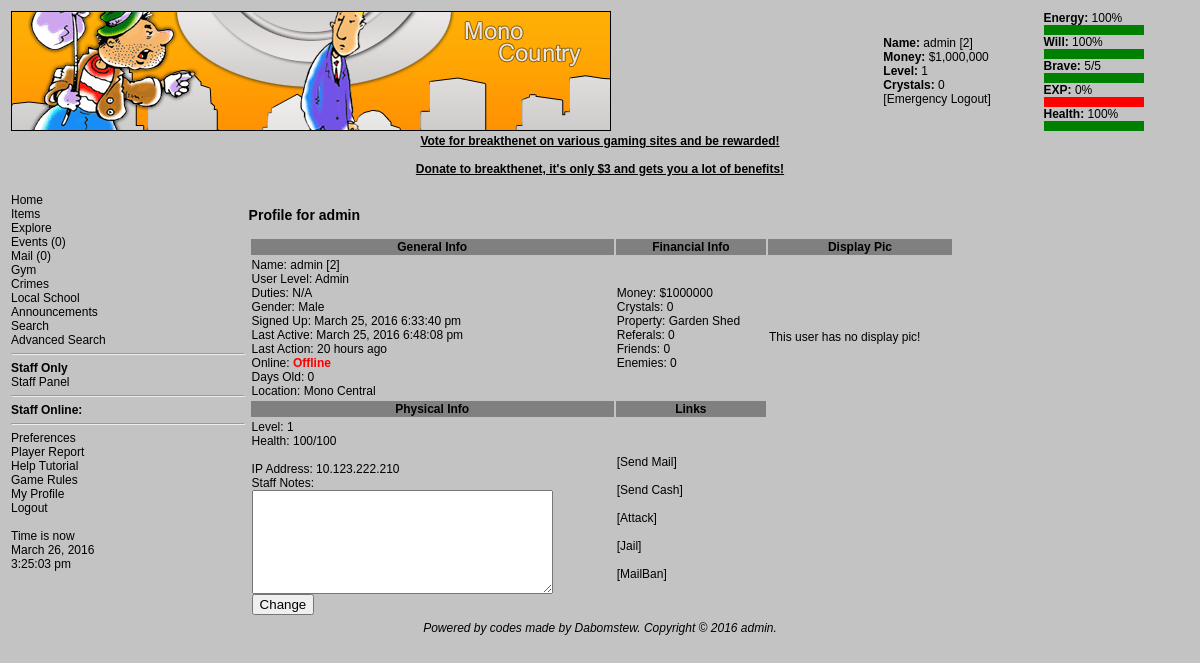
Page /viewuser.php?u=2 (signed in) on the committed database.
### tables this page shows
CREATE TABLE `users` (
  `userid` int(11) NOT NULL AUTO_INCREMENT,
  `username` varchar(255) NOT NULL DEFAULT '',
  `userpass` varchar(255) NOT NULL DEFAULT '',
  `level` int(11) NOT NULL DEFAULT '0',
  `exp` decimal(11,4) NOT NULL DEFAULT '0.0000',
  `money` int(11) NOT NULL DEFAULT '0',
  `crystals` int(11) NOT NULL DEFAULT '0',
  `laston` int(11) NOT NULL DEFAULT '0',
  `lastip` varchar(255) NOT NULL DEFAULT '',
  `energy` int(11) NOT NULL DEFAULT '0',
  `will` int(11) NOT NULL DEFAULT '0',
  `maxwill` int(11) NOT NULL DEFAULT '0',
  `brave` int(11) NOT NULL DEFAULT '0',
  `maxbrave` int(11) NOT NULL DEFAULT '0',
  `maxenergy` int(11) NOT NULL DEFAULT '0',
  `hp` int(11) NOT NULL DEFAULT '0',
  `maxhp` int(11) NOT NULL DEFAULT '0',
  `lastrest_life` int(11) NOT NULL DEFAULT '0',
  `lastrest_other` int(11) NOT NULL DEFAULT '0',
  `location` int(11) NOT NULL DEFAULT '0',
  `hospital` int(11) NOT NULL DEFAULT '0',
  `jail` int(11) NOT NULL DEFAULT '0',
  `fedjail` int(11) NOT NULL DEFAULT '0',
  `user_level` int(11) NOT NULL DEFAULT '1',
  `gender` enum('Male','Female') NOT NULL DEFAULT 'Male',
  `daysold` int(11) NOT NULL DEFAULT '0',
  `signedup` int(11) NOT NULL DEFAULT '0',
  `course` int(11) NOT NULL DEFAULT '0',
  `cdays` int(11) NOT NULL DEFAULT '0',
  `donatordays` int(11) NOT NULL DEFAULT '0',
  `email` varchar(255) NOT NULL DEFAULT '',
  `login_name` varchar(255) NOT NULL DEFAULT '',
  `display_pic` text NOT NULL,
  `duties` varchar(255) NOT NULL DEFAULT 'N/A',
  `bankmoney` int(11) NOT NULL DEFAULT '0',
  `cybermoney` int(11) NOT NULL DEFAULT '-1',
  `staffnotes` longtext NOT NULL,
  `mailban` int(11) NOT NULL DEFAULT '0',
  `mb_reason` varchar(255) NOT NULL DEFAULT '',
  `hospreason` varchar(255) NOT NULL DEFAULT '',
  `pass_salt` varchar(8) NOT NULL DEFAULT '',
  PRIMARY KEY (`userid`)
);

CREATE TABLE `userstats` (
  `userid` int(11) NOT NULL DEFAULT '0',
  `strength` decimal(11,4) NOT NULL DEFAULT '0.0000',
  `agility` decimal(11,4) NOT NULL DEFAULT '0.0000',
  `guard` decimal(11,4) NOT NULL DEFAULT '0.0000',
  `labour` decimal(11,4) NOT NULL DEFAULT '0.0000',
  `IQ` decimal(11,6) NOT NULL DEFAULT '0.000000',
  PRIMARY KEY (`userid`)
);

CREATE TABLE `cities` (
  `cityid` int(11) NOT NULL AUTO_INCREMENT,
  `cityname` varchar(255) NOT NULL DEFAULT '',
  `citydesc` longtext NOT NULL,
  `cityminlevel` int(11) NOT NULL DEFAULT '0',
  PRIMARY KEY (`cityid`)
);

CREATE TABLE `houses` (
  `hID` int(11) NOT NULL AUTO_INCREMENT,
  `hNAME` varchar(255) NOT NULL DEFAULT '',
  `hPRICE` int(11) NOT NULL DEFAULT '0',
  `hWILL` int(11) NOT NULL DEFAULT '0',
  PRIMARY KEY (`hID`)
);

### viewuser.php (the view, shortened to what this page needs)
<?php
$userid = $_SESSION['userid'];
require "header.php";
global $c;
$is =
        mysql_query(
                "SELECT u.*,us.* FROM users u LEFT JOIN userstats us ON u.userid=us.userid WHERE u.userid=$userid",
                $c) or die(mysql_error());
$ir = mysql_fetch_array($is);
if (!$_GET['u'])
{
    print "Invalid use of file";
}
else
{
    $q =
            mysql_query(
                    "SELECT u.*,us.*,c.*,h.*,f.* FROM users u LEFT JOIN userstats us ON u.userid=us.userid LEFT JOIN cities c ON u.location=c.cityid LEFT JOIN houses h ON u.maxwill=h.hWILL LEFT JOIN fedjail f ON f.fed_userid=u.userid WHERE u.userid={$_GET['u']}",
                    $c);
    if (mysql_num_rows($q) == 0)
    {
        print
                "Sorry, we could not find a user with that ID, check your source.";
    }
    else
    {
        $r = mysql_fetch_array($q);
        if ($r['user_level'] == 1)
        {
            $userl = "Member";
        }
        else if ($r['user_level'] == 2)
        {
            $userl = "Admin";
        }
        $lon = date('F j, Y g:i:s a', $r['laston']);
        $sup = date('F j, Y g:i:s a', $r['signedup']);
        $d = "";
        $la = time() - $r['laston'];
        $unit = "seconds";
        if ($la >= 60)
        {
            $la = (int) ($la / 60);
            $unit = "minutes";
        }
        if ($la >= 60)
        {
            $la = (int) ($la / 60);
            $unit = "hours";
        }
        if ($r['laston'] >= time() - 15 * 60)
        {
            $on = "<font color=green><b>Online</b></font>";
        }
        else
        {
            $on = "<font color=red><b>Offline</b></font>";
        }
        print
                "<h3>Profile for {$r['username']}</h3>
<table width=75%><tr style='background:gray'><th>General Info</th><th>Financial Info</th> <th>Display Pic</th></tr>
<tr><td>Name: {$r['username']} [{$r['userid']}] $d<br />
User Level: $userl<br />
Duties: {$r['duties']}<br />
Gender: {$r['gender']}<br />
Signed Up: $sup<br />
Last Active: $lon<br />
Last Action: $la $unit ago<br />
Online: $on<br />
Days Old: {$r['daysold']}<br />
Location: {$r['cityname']}</td><td>
Money: \${$r['money']}<br />
Crystals: {$r['crystals']}<br />
Property: {$r['hNAME']}<br />
Referals: ";
        $rr =
                mysql_query(
                        "SELECT * FROM referals WHERE refREFER={$r['userid']}",
                        $c);
        print mysql_num_rows($rr);
        $q_y =
                mysql_query(
                        "SELECT * FROM friendslist WHERE fl_ADDED={$r['userid']}",
                        $c);
        $q_z =
                mysql_query(
                        "SELECT * FROM blacklist WHERE bl_ADDED={$r['userid']}",
                        $c);
        print
                "<br />
Friends: " . mysql_num_rows($q_y) . "<br />
Enemies: " . mysql_num_rows($q_z) . "
</td> <td rowspan='2'>";
        if ($r['display_pic'])
        {
            print
                    "<img src='{$r['display_pic']}' width='150' height='150' alt='User Display Pic' title='User Display Pic' />";
        }
        else
        {
            print "This user has no display pic!";
        }
        print
                "</td></tr>
<tr style='background:gray'><th>Physical Info</th><th>Links</th></tr>
<tr><td>Level: {$r['level']}<br />
Health: {$r['hp']}/{$r['maxhp']}<br />";
        if ($ir['user_level'] == 2 || $ir['user_level'] == 3
                || $ir['user_level'] == 5)
        {
            print "<br />IP Address: {$r['lastip']}";
            $e_staffnotes =
                    htmlentities($r['staffnotes'], ENT_QUOTES, 'ISO-8859-1');
            print
                    "<form action='staffnotes.php' method='post'>
Staff Notes: <br />
<textarea rows=7 cols=40 name='staffnotes'>{$e_staffnotes}</textarea>
<br /><input type='hidden' name='ID' value='{$_GET['u']}' />
<input type='submit' value='Change' /></form>";
        }
        print
                "</td><td>[<a href='mailbox.php?action=compose&ID={$r['userid']}'>Send Mail</a>]<br /><br />
[<a href='sendcash.php?ID={$r['userid']}'>Send Cash</a>]<br /><br />
[<a href='attack.php?ID={$r['userid']}'>Attack</a>]";
        if ($ir['user_level'] == 2 || $ir['user_level'] == 3
                || $ir['user_level'] == 5)
        {
            print
                    "<br /><br />
[<a href='jailuser.php?userid={$r['userid']}'>Jail</a>]<br /><br />
[<a href='mailban.php?userid={$r['userid']}'>MailBan</a>]";
        }
        print "</td></tr></table>";
    }
}

### css/game.css (style rules this page uses)
body { font-family: helvetica, arial, geneva, sans-serif; font-size: 9pt; color: black; scrollbar-base-color: #005B70; scrollbar-arrow-color: #F3960B; scrollbar-DarkShadow-Color: #000000; }
a:visited,a:active,a:hover,a:link { color: black; text-decoration: none; }
table,tr,td { font-family: helvetica, arial, geneva, sans-serif; font-size: 9pt; }
textarea { font-family: helvetica, arial, geneva, sans-serif; font-size: 9pt; color: black; }

### rows in the picture
users: username "admin", userstats.userid "2", user_level "Admin", duties "N/A", gender "Male", signedup "March 25, 2016 6:33:40 pm", laston "March 25, 2016 6:48:08 pm", laston "20", laston "hours", daysold "0", cities.cityname "Mono Central", money "1000000", crystals "0", houses.hNAME "Garden Shed", level "1", hp "100", maxhp "100", lastip "10.123.222.210"

### other values in the picture
$u "admin"
$ir['userid'] "2"
$fm "$1,000,000"
$ir['level'] "1"
$ir['crystals'] "0"
$enperc "100"
$wiperc "100"
$ir['brave'] "5"
$ir['maxbrave'] "5"
$experc "0"
$hpperc "100"
mysql_num_rows($rr) "0"
mysql_num_rows($q_y) "0"
mysql_num_rows($q_z) "0"
